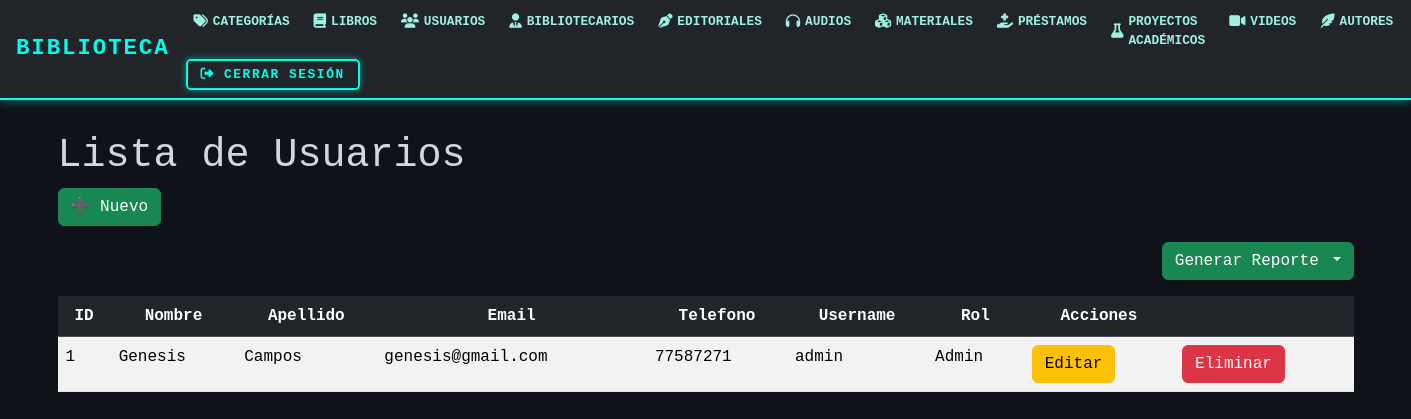
/usuarios/, run on an earlier commit of the app's database.
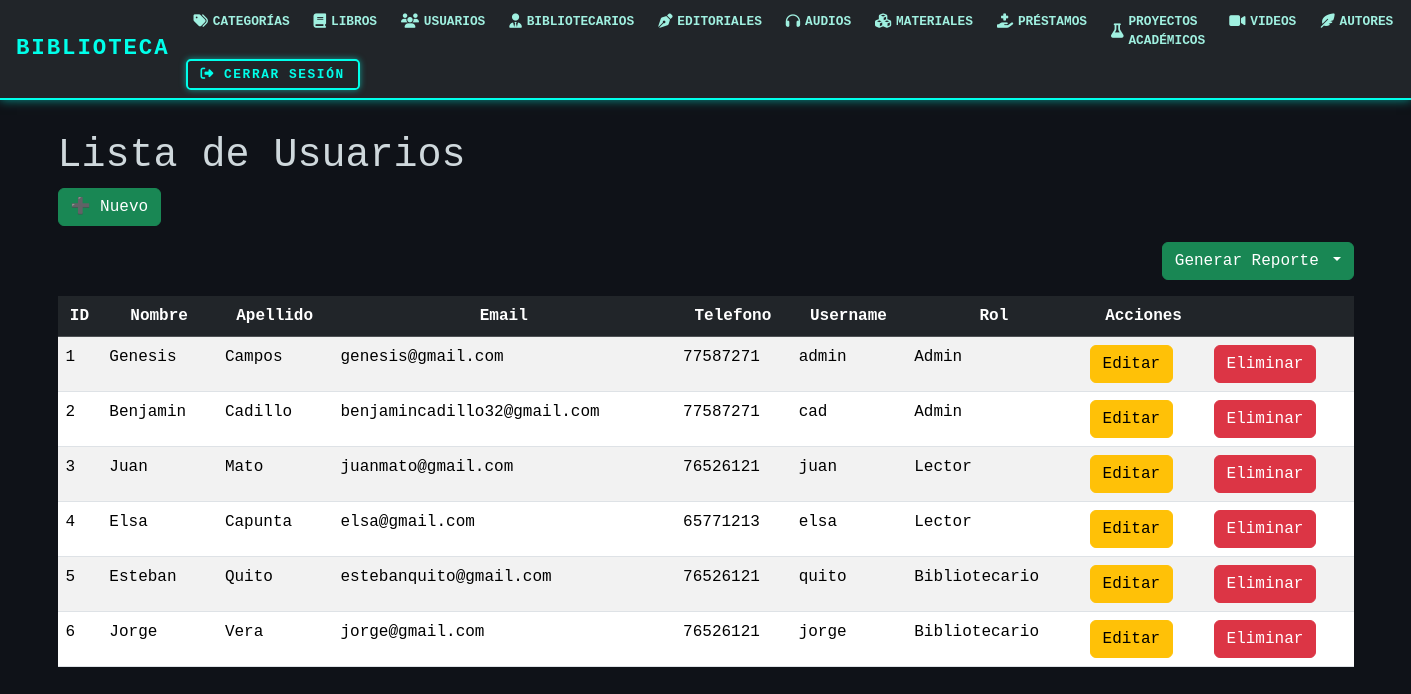
And on a later commit of the database.
### models/usuario_model.py (models this page shows, shortened)
class Usuario(db.Model):
    __tablename__ = "usuarios"
    id = db.Column(db.Integer,primary_key=True)
    nombre = db.Column(db.String(80),nullable=False)
    apellido = db.Column(db.String(80),nullable=False)
    email = db.Column(db.String(120),nullable=False)
    telefono = db.Column(db.String(20),nullable=False)
    username = db.Column(db.String(20),nullable=False)
    password = db.Column(db.String,nullable=False)
    tipo = db.Column(db.String(20),nullable=False)
    @staticmethod #no depende de la clase
    def get_all():
        return Usuario.query.all()

### controllers/usuario_controllers.py (the view)
@usuario_bp.route("/")
def index():
    usuarios = Usuario.get_all()
    return usuario_view.list(usuarios)

### views/usuario_view.py (called while the page is built)
def list(usuarios):
    return render_template('usuarios/index.html', usuarios=usuarios)

### templates/usuarios/index.html (shortened to what this page needs)
{% extends 'base.html' %}
{% block content %}
<h1>Lista de Usuarios</h1>
<a href="{{url_for('usuario.create')}}" class="btn btn-success mb-3"> ➕ Nuevo</a>
<div class="mb-3 text-end">
    <div class="btn-group">
        <button class="btn btn-success dropdown-toggle" data-bs-toggle="dropdown" aria-expanded="false">
            Generar Reporte
        </button>
    </div>
</div>
<table class="table table-striped">
    <thead class="table-dark">
        <tr class="text-center">
            <th>ID</th>
            <th>Nombre</th>
            <th>Apellido</th>
            <th>Email</th>
            <th>Telefono</th>
            <th>Username</th>
            <th>Rol</th>
            <th>Acciones</th>
            <th></th>
        </tr>
    </thead>
    {% for item in usuarios %}
    <tr>
        <td>{{item.id}}</td>
        <td>{{item.nombre}}</td>
        <td>{{item.apellido}}</td>
        <td>{{item.email}}</td>
        <td>{{item.telefono}}</td>
        <td>{{item.username}}</td>
        <td>{{item.tipo}}</td>
        <td>
            <a href="{{url_for('usuario.edit',id=item.id)}}" class="btn btn-warning">Editar</a>
        </td>
        <td>
            <a href="{{ url_for('usuario.delete', id=item.id) }}"
   class="btn btn-danger"
   onclick="return confirm('¿Estás seguro de que deseas eliminar a {{ item.nombre }} {{ item.apellido }}?');">
   Eliminar
</a>
        </td>
    </tr>
    {% else %}
    <tr>
            <td colspan="6" class="text-center">No hay Usuarios registrados.</td>
    </tr>
    {% endfor %}
</table>
{% endblock %}

### templates/base.html (shortened to what this page needs)
<!doctype html>
<html lang="es">
<head>
  <link
    href="https://cdn.jsdelivr.net/npm/bootstrap@5.3.6/dist/css/bootstrap.min.css"
    rel="stylesheet"
  />
  <link
    href="https://cdnjs.cloudflare.com/ajax/libs/font-awesome/6.5.1/css/all.min.css"
    rel="stylesheet"
  />
<nav class="navbar navbar-expand-lg navbar-dark bg-dark px-3">
  <a class="navbar-brand" href="/">BIBLIOTECA</a>
  <div class="collapse navbar-collapse" id="navbarNav">
    <ul class="navbar-nav gap-2">
      <li class="nav-item">
        <a class="nav-link" href="/categorias/">
          <i class="fas fa-tags nav-icon"></i>Categorías
        </a>
      </li>
      <li class="nav-item">
        <a class="nav-link" href="/libros/">
          <i class="fas fa-book nav-icon"></i>Libros
        </a>
      </li>
      <li class="nav-item">
        <a class="nav-link" href="/usuarios/">
          <i class="fas fa-users nav-icon"></i>Usuarios
        </a>
      </li>
      <li class="nav-item">
        <a class="nav-link" href="/bibliotecarios/">
          <i class="fas fa-user-tie nav-icon"></i>Bibliotecarios
        </a>
      </li>
      <li class="nav-item">
        <a class="nav-link" href="/editoriales/">
          <i class="fas fa-pen-nib nav-icon"></i>Editoriales
        </a>
      </li>
      <li class="nav-item">
        <a class="nav-link" href="/audios/">
          <i class="fas fa-headphones nav-icon"></i>Audios
        </a>
      </li>
      <li class="nav-item">
        <a class="nav-link" href="/materiales/">
          <i class="fas fa-cubes nav-icon"></i>Materiales
        </a>
      </li>
      <li class="nav-item">
        <a class="nav-link" href="/prestamos/">
          <i class="fas fa-hand-holding-medical nav-icon"></i>Préstamos
        </a>
      </li>
      <li class="nav-item">
        <a class="nav-link" href="/proyectos_academicos/">
          <i class="fas fa-flask nav-icon"></i>Proyectos Académicos
        </a>
      </li>
      <li class="nav-item">
        <a class="nav-link" href="/videos/">
          <i class="fas fa-video nav-icon"></i>Videos
        </a>
      </li>
      <li class="nav-item">
        <a class="nav-link" href="/autores/">
          <i class="fas fa-feather-alt nav-icon"></i>Autores
        </a>
      </li>
    </ul>
    <div class="d-flex">
      <a href="{{ url_for('auth.logout') }}" class="btn btn-logout">
        <i class="fas fa-sign-out-alt"></i> Cerrar sesión
      </a>
    </div>
  </div>
</nav>
  <div class="container">
    {% block content %}
    {% endblock %}
  </div>
</body>
</html>

### templates/base.html (style rules this page uses)
.navbar { border-bottom: 2px solid #00ffea; box-shadow: 0 0 10px #00ffea88; }
.navbar-brand { font-weight: 900; font-size: 1.4rem; letter-spacing: 0.12rem; color: #00ffea !important; text-transform: uppercase; }
.nav-link { font-weight: 600; font-size: 0.8rem; color: #a0f0e0 !important; text-transform: uppercase; transition: color 0.3s ease; display: flex; align-items: center; gap: 0.3rem; padding: 0.25rem 0.4rem; }
.nav-icon { font-size: 0.9rem; }
.btn-logout { border: 2px solid #00ffea; color: #00ffea; font-weight: 700; letter-spacing: 0.1rem; text-transform: uppercase; padding: 0.25rem 0.8rem; transition: all 0.3s ease; background: transparent; border-radius: 0.3rem; box-shadow: 0 0 6px #00ffea88; font-size: 0.8rem; }
.navbar-collapse { justify-content: space-between; align-items: center; flex-wrap: wrap; gap: 0.3rem; }
.container { margin-top: 2rem; }

What changed in the data, as far as the page shows it:
added Usuario: id "2", nombre "Benjamin", apellido "Cadillo", email "benjamincadillo32@gmail.com", telefono "77587271", username "cad", tipo "Admin"
added Usuario: id "3", nombre "Juan", apellido "Mato", email "juanmato@gmail.com", telefono "76526121", username "juan", tipo "Lector"
added Usuario: id "4", nombre "Elsa", apellido "Capunta", email "elsa@gmail.com", telefono "65771213", username "elsa", tipo "Lector"
added Usuario: id "5", nombre "Esteban", apellido "Quito", email "estebanquito@gmail.com", telefono "76526121", username "quito", tipo "Bibliotecario"
added Usuario: id "6", nombre "Jorge", apellido "Vera", email "jorge@gmail.com", telefono "76526121", username "jorge", tipo "Bibliotecario"
